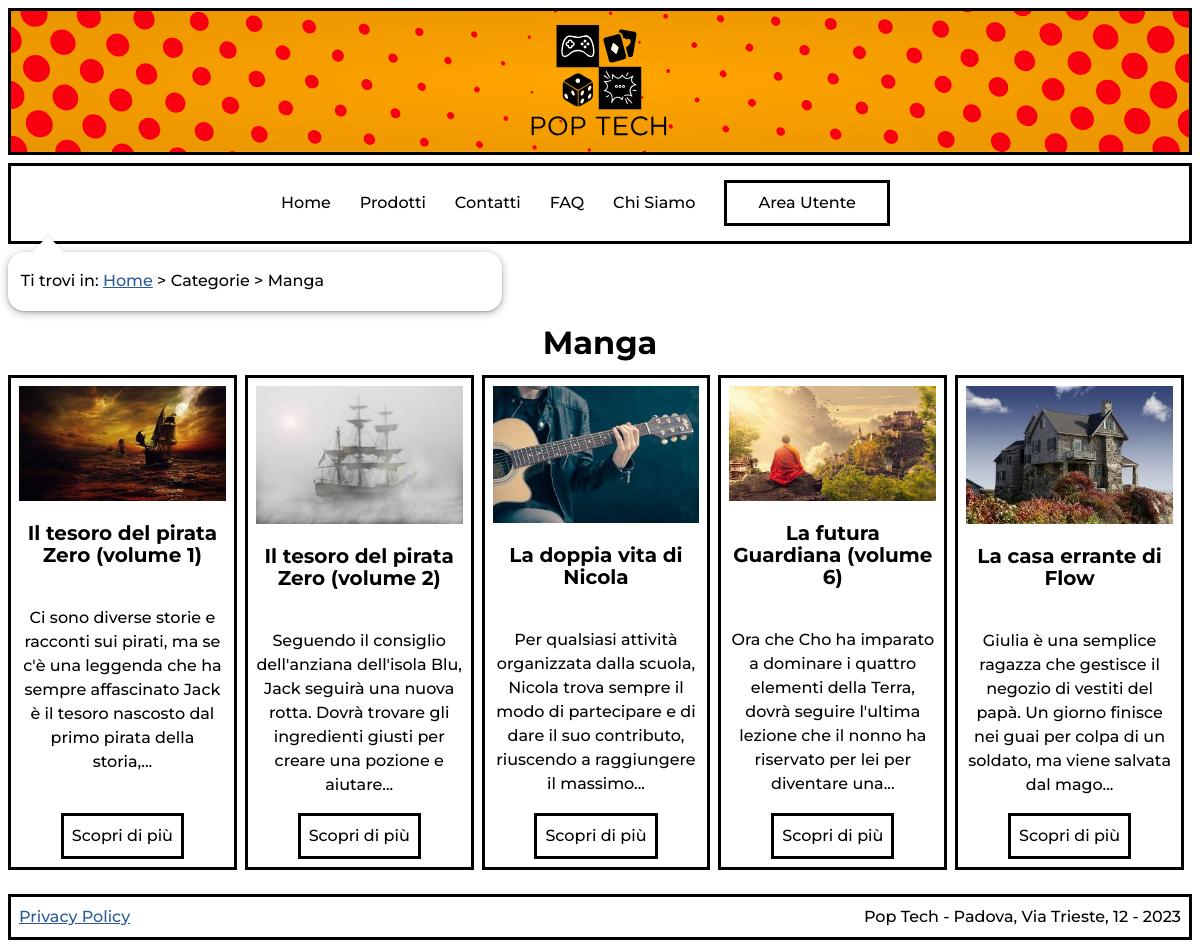
/categoria.php?id=1, run on the app's committed database.
### tables this page shows
CREATE TABLE `categoria` (
  `ID` int(11) UNSIGNED NOT NULL,
  `nome` varchar(100) NOT NULL,
  `inPrimaPagina` tinyint(1) NOT NULL,
  `keywords` varchar(500) NOT NULL,
  `descrizione` varchar(500) NOT NULL
);

CREATE TABLE `prodotto` (
  `ID` int(10) UNSIGNED NOT NULL,
  `nome` varchar(400) NOT NULL,
  `immagine` varchar(300) NOT NULL,
  `keywords` varchar(500) DEFAULT NULL,
  `descrizione` text NOT NULL,
  `origine` varchar(100) NOT NULL,
  `marca` int(10) UNSIGNED NOT NULL,
  `modello` varchar(100) NOT NULL,
  `dimensione` varchar(200) DEFAULT NULL,
  `peso` varchar(100) DEFAULT NULL,
  `categoria` int(10) UNSIGNED NOT NULL,
  `prezzo` decimal(5,2) UNSIGNED NOT NULL
);

### includes/connection.php (called while the page is built, shortened)
<?php
class DBAccess{
    private $connection;
    public function open_connection(){
        $this->connection = mysqli_connect(DBAccess::HOST_DB, DBAccess::USERNAME, DBAccess::PASSWORD, DBAccess::DATABASE_NAME);
        if(mysqli_connect_errno()) {
            echo "Errore di connessione al database: " . mysqli_connect_error();
            return false;
        }
        else{
            return true;
        }
    }
    public function exec_select_query($query){
        $res = mysqli_query($this->connection, $query) or die("Errore DB: ".mysqli_error($this->connection));
        if(mysqli_num_rows($res)==0){
            return array();
        }else{
            $resArray = array();
            while($row = mysqli_fetch_assoc($res)){
                array_push($resArray,$row);
            }
            return $resArray;
        }
    }
}
?>

### includes/utilities.php (the view, shortened to what this page needs)
<?php
require_once('connection.php');
function replace_in_page(String $html, String $title, String $id, String $breadcrumbs, String $keywords, String $description, String $content, String $onload = ''){
    $header = file_get_contents('layouts/header.html');
    $html = str_replace('{{onload}}',$onload,$html);
    $html  = str_replace('{{header}}',$header,$html);
    $html = str_replace('{{title}}',$title,$html);
    $html = str_replace('{{keywords}}',$keywords,$html);
    $html = str_replace('{{description}}',$description,$html);
    $html = str_replace('{{pageID}}',$id,$html);
    $html = str_replace('{{breadcrumbs}}',$breadcrumbs,$html);
    $html = str_replace('{{content}}',$content,$html);
    $footer = file_get_contents('layouts/footer.html');
    $html   = str_replace('{{footer}}',$footer,$html);
    return $html;
}
function parse_lang(String $string, bool $delete=false){
    if($delete){
        $replaceStart = '';
        $replaceEnd = '';
    }else{
        $replaceStart = '<span lang="${2}">';
        $replaceEnd = '</span>';
    }
    $string = preg_replace('/\[\/.{2}\]/', $replaceEnd, $string);
    $string = preg_replace('/(\[)([a-z]{2})(\])/', $replaceStart, $string);
    return $string;
}
function get_menu(){
    $menu = '';
    $links = ["index.php","prodotti.php","contatti.php","FAQ.php","chiSiamo.html"];
    $names = ["Home","Prodotti","Contatti","FAQ","Chi Siamo"];
    $langs = ["en","","","en",""];
    $nLinks = count($links);
    $strToRemove = ROOT_FOLDER;
    $currentPage = str_replace($strToRemove,"",$_SERVER['REQUEST_URI']);
    for($i=0;$i<$nLinks;$i++){
        if($currentPage==$links[$i] || ($currentPage=='' && $links[$i]=='index.php')){
            $menu .= '<li id="currentLink" '.(($langs[$i])?'lang="'.$langs[$i].'"':'').'>'.$names[$i].'</li>';
        }else{
            $menu .= '<li><a href="'.$links[$i].'" '.(($langs[$i])?'lang="'.$langs[$i].'"':'').'>'.$names[$i].'</a></li>';
        }
    }
    $menu .= '<li><a class="button" href="area-utente/" >Area Utente</a></li>';
    return $menu;
}
function get_product_tile($product, $category=false){
    $content = '<article>
        <header>
            <img src="'.getThumbnail($product['immagine']).'" alt="">';
            if(!$category)
                $content .= '<h3>'.parse_lang($product['nome']) .'</h3>';
            else
                $content .= '<h2>'.parse_lang($product['nome']) .'</h2>';
    $content .= '</header>
        <p>'.get_short_product_text($product['descrizione']).'</p>
        <a href="prodotto.php?id='.$product['id'].'"  class="button" title="Vedi prodotto ' . parse_lang($product['nome'],true) . '">Scopri di più</a>
    </article>';
    return $content;
}
function get_short_product_text($text){
    $limit = 150;
    if(strlen($text)<$limit)
        return parse_lang($text);
    else{
        $spacePos = strpos($text, ' ', $limit);
        if($spacePos)
            $shortText = substr($text,0,$spacePos);
        else
        $shortText = substr($text,0,$limit);
        $openMatches = [];
        $openLang   = preg_match_all('/(\[)([a-z]{2})(\])/', $shortText,$openMatches);
        $closedLang = preg_match_all('/\[\/.{2}\]/',$shortText);
        if($openLang!=$closedLang){
            $fullMatches = $openMatches[0];
            $lastMatch   = count($fullMatches);
            return parse_lang($shortText.str_replace("[","[/",$fullMatches[$lastMatch-1])).'...';
        }else{
            return parse_lang($shortText).'...';
        }
    }
}
function sanitize($input, $allowed_tags) {
    $input = strip_tags($input, $allowed_tags);
    if(!$allowed_tags)
        $input = htmlentities($input, ENT_QUOTES, 'UTF-8');
    $input = stripslashes($input);
    $input = trim($input);
    return $input;
}
function getThumbnail($file){
    $fileType  = strtolower(pathinfo($file,PATHINFO_EXTENSION));
    return str_replace(".".$fileType,"",$file).'-thumb.'.$fileType;
}
?>

### categoria.php (shortened to what this page needs)
<?php
    require_once "includes/connection.php";
    require_once "includes/utilities.php";
    $template = file_get_contents('layouts/layout.html');
    $connection = new DBAccess;
    $pageID      = 'categoria';
    $title       = "Categoria - Pop Tech";
    $breadcrumbs = '';
    $content     = '';
    $keywords    = '';
    $descrizione = '';
    if ($connection->open_connection()) {
        if(isset($_GET['id'])){
            $id = intval(sanitize($_GET['id'],''));
            $categories = $connection->exec_select_query("SELECT id, nome, keywords, descrizione FROM categoria WHERE id=$id;");
            if(count($categories)){
                $category = $categories[0];
                $content .= '<h1 class="comic-title">'.parse_lang($category['nome']).'</h1>';
                $breadcrumbs = '<p>Ti trovi in: <a href="index.php"><span lang="en">Home</span></a> &gt; Categorie &gt; '.parse_lang($category['nome']).'</p> ';
                $title = parse_lang($category['nome']) . ' - Pop Tech';
                $keywords    = $category['keywords'];
                $descrizione = $category['descrizione'];
                $content .= '<div class="productsRow">';
                $products = $connection->exec_select_query("SELECT id, nome, immagine, descrizione, origine, marca, modello, dimensione, peso, categoria, prezzo FROM prodotto WHERE categoria=$id;");
                foreach ($products as $product) {
                    $content .= get_product_tile($product,true);
                }
                $content .= "</div>";
            }else{
                $content .= '<p>Categoria non trovata</p>';
            }
        }
    }
    else{
        $content .= getDBConnectionError();
    }
    $menu = get_menu();
    $template = str_replace('{{menu}}',$menu,$template);
    echo replace_in_page($template,$title,$pageID,$breadcrumbs,html_entity_decode($keywords),$descrizione,$content,'addScrollEventListener()');
?>

### styles/style.css (style rules this page uses)
html { scroll-behavior: smooth; }
html,body { font-size: 100%; line-height: 1.5em; }
:root { --textcolor: #000; --bgcolor: #fff; --bgimgcolor: #FDA30A; --linkcolor: #2A5A98; --linkvisitedcolor:#950EBE; --linkhovercolor: #4747FF; --currentlinkcolor: #005CB3; --hover1: red; --hover2: orange; --header1: orange; --header2: #e99400; --chiSiamoGrad1Stop1: #FDC708; --chiSiamoGrad1Stop2: #FFF5D1; --homeGrad2Stop1: #F9AAAA; --homeGrad2Stop2: #F8E4E4; --contattiGrad1Stop1: #55BEF9; --contattiGrad1Stop2: #DCF1FD; --contattiGrad2Stop1: #FFF494; --contattiGrad2Stop2: #FFC671; --linkbuttoncolor: #fff; --bordercolor: #000; --bordertransparentcolor: #fff; --inputbordercolor: #ccc; --contentbgcolor: #fff; --visitedcolor: #f3c42b; --timetablecolor: rgba(255,255,255,0.2); --timetablechildrencolor: rgba(255,255,255,0.2); --breadcrumbbg: rgba(255, 255, 255, 1); --breadcrumb1: rgba(0, 0, 0, .3); --breadcrumb2: rgba(0, 0, 0, .2); --breadcrumbbeforecolor: rgba(0, 0, 0, .1); --formerrorcolorbg:rgb(255, 193, 193); --formerrorcolor: #4d0202; --formsuccesscolorbg:rgb(197, 255, 193); --formsuccesscolor: rgb(0, 58, 0); }
body { max-width: 1200px; margin: auto; font-family: 'Montserrat',Arial, Helvetica, sans-serif; background-color: var(--bgcolor); color: var(--textcolor); }
header#header { display: flex; flex-direction: row; justify-content: center; align-items: center; margin: 0.5em; padding: 0.2em; border: 3px solid var(--bordercolor); background-image: url('../images/halftone.svg'), radial-gradient(var(--header1),var(--header2)); background-repeat: no-repeat; background-position: center; background-size: cover; }
header#header h1 { text-indent:200%; white-space:nowrap; overflow:hidden; font-size: 7em; line-height: 1em; background-image: url(../images/logo.svg); background-repeat: no-repeat; background-size: contain; background-position: center; margin:0.1em; }
nav#breadcrumbs { background-color: var(--breadcrumbbg); margin-left: 0.5em; position: relative; max-width: 30em; padding: 0.1em 0.1em 0.1em 0.8em; border-radius: 1rem; box-shadow: 0 0.125rem 0.5rem var(--breadcrumb1), 0 0.0625rem 0.125rem var(--breadcrumb2); }
nav#breadcrumbs::before { content: ''; position: absolute; width: 0; height: 0; bottom: 100%; left: 1.5em; border: 1rem solid transparent; border-top: none; border-bottom-color: var(--bordertransparentcolor); filter: drop-shadow(0 -0.0625rem 0.0625rem var(--breadcrumbbeforecolor)); }
footer { display: flex; flex-direction: row; justify-content: space-between; flex-wrap: wrap; margin: 0.5em; padding: 0.5em; margin-top: auto; border: 3px solid var(--bordercolor); }
#menu { display: flex; flex-direction: row; justify-content: space-between; flex-wrap: wrap; margin: 0.5em; padding: 0.5em; border: 3px solid var(--bordercolor); flex-direction: column; justify-content: center; align-items: center; }
nav#menu ul { list-style-type: none; margin: 0.2em; padding: 0.2em; }
nav#menu ul li { list-style: none; display: inline-block; margin-right: 1.8em; }
nav#menu a { text-decoration: none; width: 8em; color: var(--textcolor); }
a { text-decoration: underline; color:var(--linkcolor); }
a.button, input.button { border: 3px solid var(--bordercolor); padding: .5em 1em .5em 1em; cursor: pointer; display: inline-block; text-decoration: none; text-align: center; background: var(--contentbgcolor); color: var(--textcolor); font-size: 1em; font-weight: normal; }
main { padding: 0.5em; }
#content { flex: 1 0 auto; }
main h1 { padding: 0.3em; padding-top: 0.1em; text-align: center; margin: 0.3em; }
main h2 { padding-top: 0.7em; padding-bottom: 0.7em; margin: 0.3em; }
.productsRow { position: relative; text-align: center; margin-top: 0.25rem; display: flex; flex-direction: row; flex-wrap: wrap; }
.productsRow article h2 { font-size: 20px; color: var(--bordercolor); margin: 0 0 0.5em 0; line-height: 1.1; }
.productsRow article { flex: calc(20% - 30px) 0 1; border: 3px solid var(--bordercolor); margin-bottom: 1em; margin-right: 0.5em; padding: 0.5em; display: flex; flex-direction: column; justify-content: space-between; }
.productsRow article:last-child { margin-right: 0em; }
.productsRow article img { max-width: 100%; }
.productsRow article p { flex-grow: 1; }
.productsRow article a.button { text-align: center; padding: 0.5em; cursor: pointer; margin: 0 auto; }

### data on the page
categoria: nome "Manga", nome+keywords+descrizione "Privacy Policy Pop Tech - Padova, Via Trieste, 12 - 2023"
prodotto: shows a picture, nome "Il tesoro del pirata Zero (volume 1)", descrizione "Ci sono diverse storie e racconti sui pirati, ma se c'è una leggenda che ha sempre affascinato Jack è il tesoro nascosto dal primo pirata della storia,..."
prodotto: shows a picture, nome "Il tesoro del pirata Zero (volume 2)", descrizione "Seguendo il consiglio dell'anziana dell'isola Blu, Jack seguirà una nuova rotta. Dovrà trovare gli ingredienti giusti per creare una pozione e aiutare..."
prodotto: shows a picture, nome "La doppia vita di Nicola", descrizione "Per qualsiasi attività organizzata dalla scuola, Nicola trova sempre il modo di partecipare e di dare il suo contributo, riuscendo a raggiungere il massimo..."
prodotto: shows a picture, nome "La futura Guardiana (volume 6)", descrizione "Ora che Cho ha imparato a dominare i quattro elementi della Terra, dovrà seguire l'ultima lezione che il nonno ha riservato per lei per diventare una..."
prodotto: shows a picture, nome "La casa errante di Flow", descrizione "Giulia è una semplice ragazza che gestisce il negozio di vestiti del papà. Un giorno finisce nei guai per colpa di un soldato, ma viene salvata dal mago..."

### other printed values
$names[$i] "Home"
$names[$i] "Prodotti"
$names[$i] "Contatti"
$names[$i] "FAQ"
$names[$i] "Chi Siamo"
